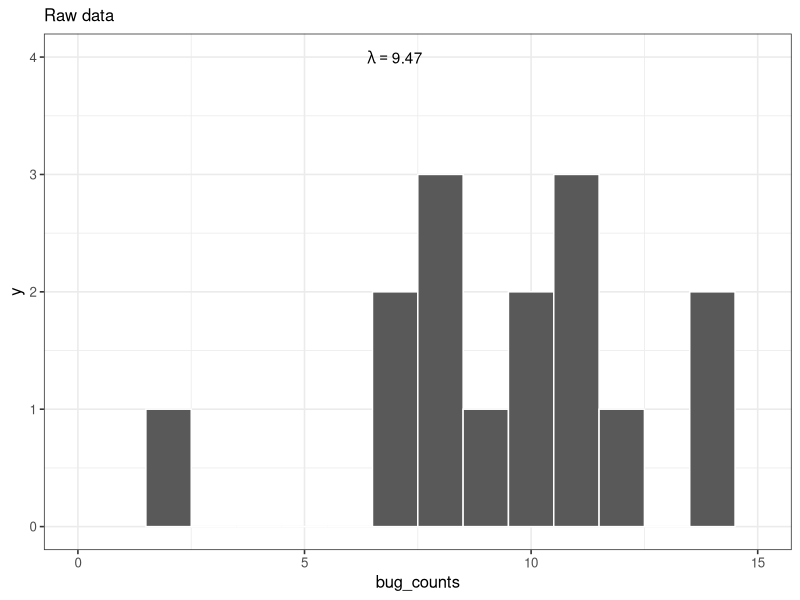
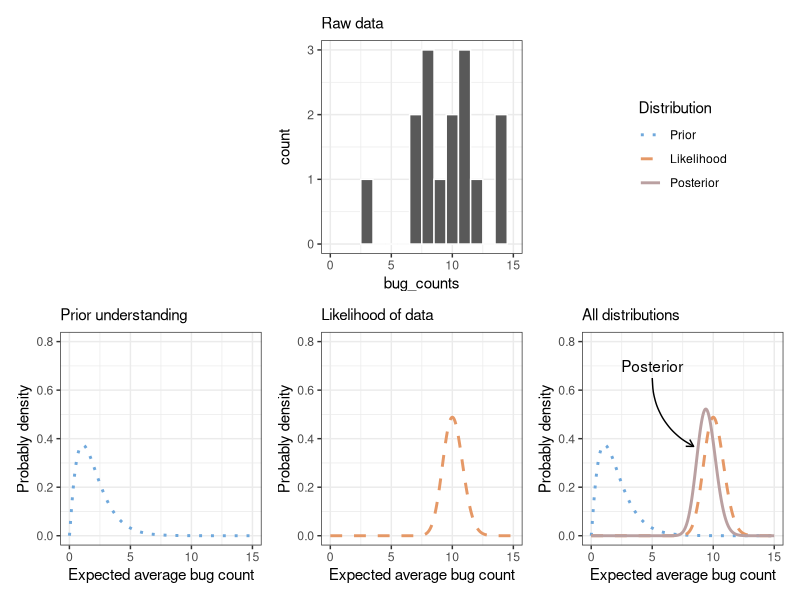

Write the R code that produced these figures, in order.
# Thinking about thinking about concepts ----
# Source: 01-thinking.qmd
# All R code chunks extracted in order of appearance.

## code-chunk-1 ----
#| echo: false
#| message: false
library(tidyverse)
library(patchwork)

theme_set( theme_bw(base_size=12) )

## Goals ----

## Introduction ----

## Observation ----

### fig-data ----
#| label: fig-data
#| fig-cap: "I counted the number of arthropods on ten plants. The average of those counts (lambda) was 9.47. "
#| echo: false
#| fig-width: 4
#| fig-asp: 1
#| 


# data
sum_y <- 150
n  <- 15


# naive parameters based on data only
alpha.lik <- sum_y
beta.lik <- n

set.seed(1)
data <- tibble(bug_counts = rpois(n, lambda=alpha.lik/beta.lik))

lambda.hat <- mean( data$bug_counts )

xmin <- 0
xmax <- 15
ymin <- 0; ymax <- 0.8

data_hist <- ggplot(data = data, aes(x = bug_counts)) +
  geom_histogram(binwidth = 1, center = 0, color = "white") +
  coord_cartesian(xlim = c(xmin, xmax)) +
  # theme_bw() +
  labs(subtitle = "Raw data") + 
  annotate("text", x = 7, y = 4,
         label = sprintf("lambda == %.2f", lambda.hat ),
         parse = TRUE)

data_hist 

#### For you to do ----

## Learning, or Bayesian Updating ----

### Four Examples of Bayesian Reasoning ----

#### Formal Bayesian reasoning ----

##### fig-learning ----
#| label: fig-learning
#| fig-cap: "Before I ever counted arthropods on plants, I believed there would be about 2 bugs on each plant (on average), and probably not more than 5 or 6. The *prior distribution* describes that initial guess and uncertainty. The normalized *likelihood* shown here is the probability of observing those counts, assuming a Poisson distribution and that the true mean is the observed mean. The *posterior* distribution shows us the combination (literally the product) of the prior and normalized likelihood. The posterior is our updated understanding of what the mean count number is for the entire population of plants I sampled from."
#| echo: false

# parameter priors
alpha.prior <- 2.2  # shape
beta.prior <- 1.1 # rate

# qgamma(0.975, shape=alpha.prior, rate=beta.prior)

# data
sum_y <- 150
n  <- 15


# naive parameters based on data only
alpha.lik <- sum_y + 1
beta.lik <- n

set.seed(1)
data <- tibble(bug_counts = rpois(n, lambda=alpha.lik/beta.lik))

# parameter posteriors
alpha.post <- alpha.prior + sum_y
beta.post <- beta.prior + n


xmin <- 0
xmax <- 15
ymin <- 0; ymax <- 0.8

data_hist <- ggplot(data = data, aes(x = bug_counts)) +
  geom_histogram(binwidth = 1, center = 0, color = "white") +
  coord_cartesian(xlim = c(xmin, xmax)) +
  theme_bw() +
  labs(subtitle = "Raw data")

prior_distr <- ggplot() +
  geom_function(fun=dgamma, args=list(shape = alpha.prior, rate = beta.prior),
                xlim=c(xmin, xmax), 
                n=1001, lty="dotted", color="#6FA8DC", linewidth=1) + 
  coord_cartesian(ylim=c(ymin, ymax)) + 
  labs(x="Expected average bug count", y="Probably density", subtitle="Prior understanding") +
  theme_bw() 

data_only_distr <- ggplot() +
  geom_function(fun=dgamma, args=list(shape = alpha.lik, rate = beta.lik),
                xlim=c(xmin, xmax), 
                n=1001, lty="dashed", color="#E59866", linewidth=1) +
  coord_cartesian(ylim=c(ymin, ymax)) +
  labs(x="Expected average bug count", y="Probably density", subtitle="Likelihood of data") +
  theme_bw() 

peak_x <- (alpha.post - 1) / beta.post
peak_y <- dgamma(peak_x - 0.5, shape = alpha.post, rate = beta.post)

all_distr <- ggplot() +
  geom_function(aes(color = "Prior", linetype = "Prior"),
                fun = dgamma, args = list(shape = alpha.prior, rate = beta.prior),
                xlim = c(xmin, xmax), n = 1001, linewidth = 1) +
  geom_function(aes(color = "Likelihood", linetype = "Likelihood"),
                fun = dgamma, args = list(shape = alpha.lik, rate = beta.lik),
                xlim = c(xmin, xmax), n = 1001, linewidth = 1) +
  geom_function(aes(color = "Posterior", linetype = "Posterior"),
                fun = dgamma, args = list(shape = alpha.post, rate = beta.post),
                xlim = c(xmin, xmax), n = 1001, linewidth = 1) +
  coord_cartesian(ylim = c(ymin, ymax)) +
  labs(x="Expected average bug count", y="Probably density", subtitle="All distributions") +
  annotate("text", x=5, y=.7, label="Posterior") + 
  annotate("curve",
           x = 5, y = .65, xend = peak_x-1, yend = peak_y - .05,
           curvature = 0.3, arrow = arrow(length = unit(0.2, "cm")),
           color = "black") +
  scale_color_manual(name = "Distribution",
                    breaks = c("Prior", "Likelihood", "Posterior"),
                    values = c(Prior = "#6FA8DC", Likelihood = "#E59866", Posterior = "#BAA0A1")) +
scale_linetype_manual(name = "Distribution",
                       breaks = c("Prior", "Likelihood", "Posterior"),
                       values = c(Prior = "dotted", Likelihood = "dashed", Posterior = "solid")) +
    guides(color = guide_legend(ncol = 1), linetype = guide_legend(ncol = 1)) +
  theme_bw() 

design <- "
ABC
DEF
"

plot_spacer() + data_hist + guide_area() +
  prior_distr + data_only_distr + all_distr +
  plot_layout(design = design, guides = "collect")



### Three important notes ----

#### For you to do ----

## Logic ----

### Deduction ----

#### Three contrasting examples ----

### Induction ----

### Abduction ----

#### For you to do ----

## Mathematics ----

## Causal Inference ----

## Emergence ----

### Interactions of emergent properties ----

## Review ----

## Cross-cutting concepts ----

### Scale ----

### Hierarchy ----

### Emergence and complexity ----
